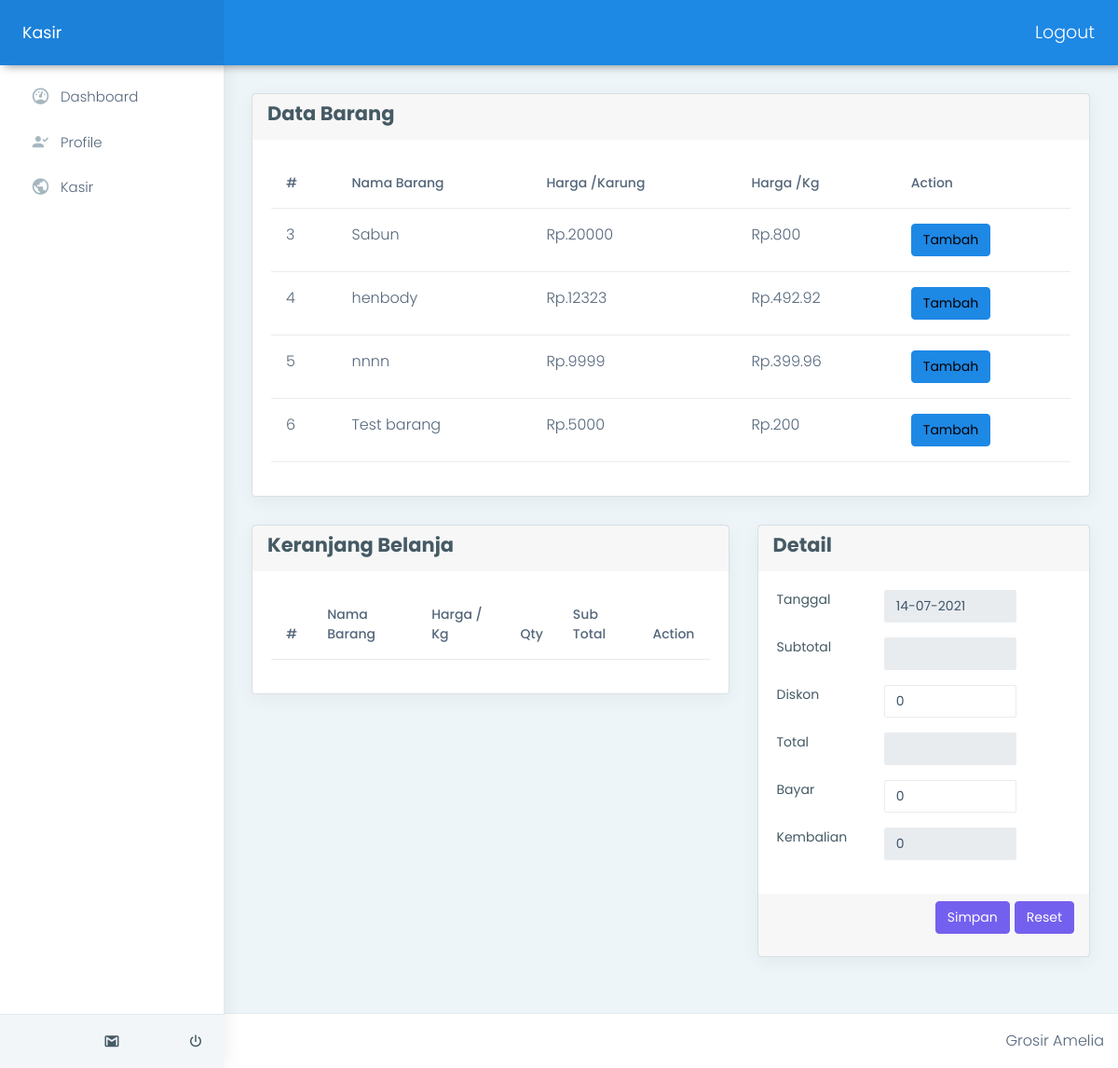
Before: /kasir/index.php?page=kasir (signed in) with the older database file.
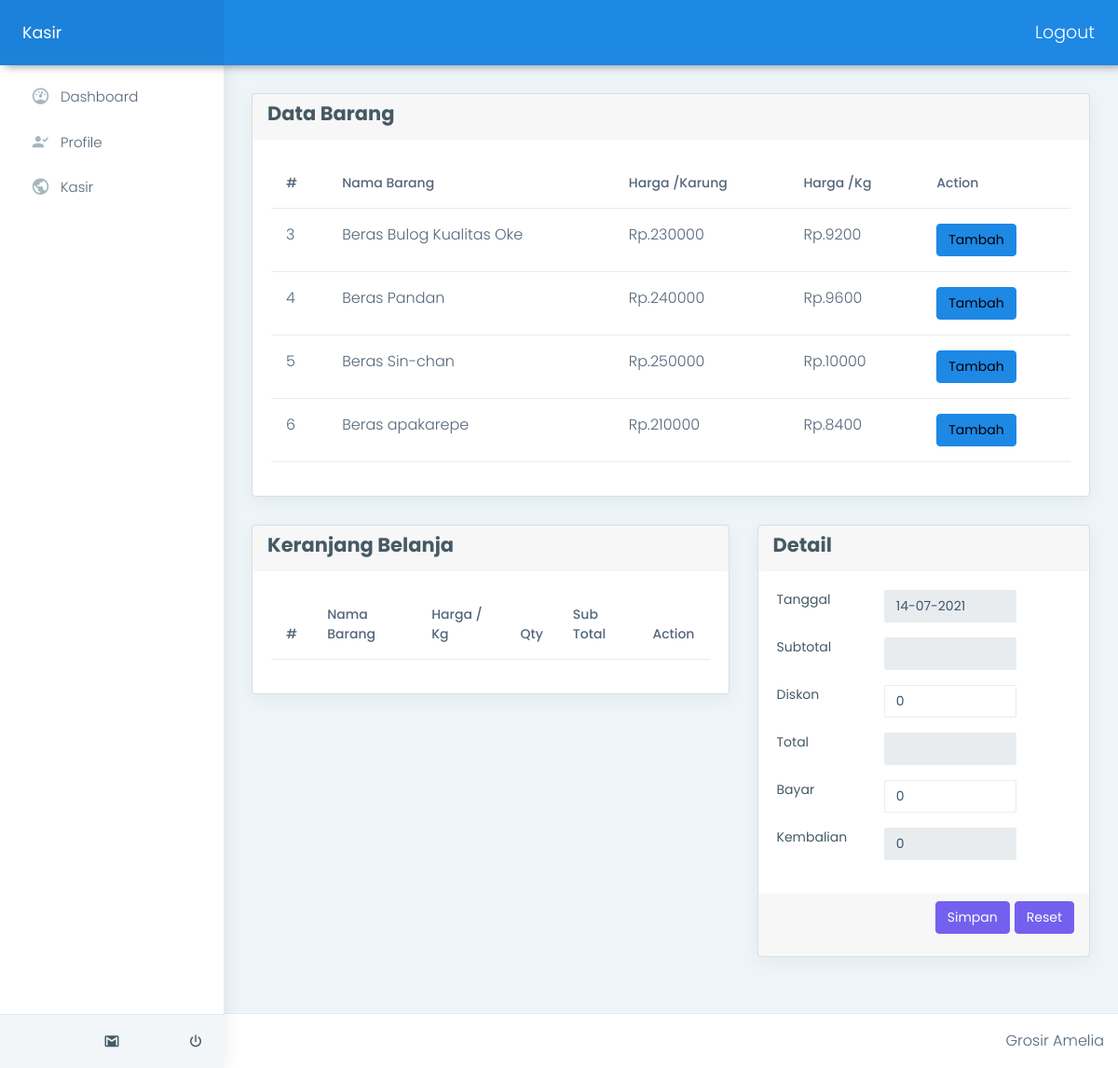
After: the same page with the newer database file.
### tables this page shows
CREATE TABLE `tb_barang` (
  `Id_barang` int(11) NOT NULL,
  `Nama_barang` varchar(40) NOT NULL,
  `stock` int(11) DEFAULT NULL,
  `harga_beli` double NOT NULL,
  `harga` double NOT NULL,
  `gambar` varchar(100) DEFAULT NULL
);

### kasir/transaksi/index.php (the view, shortened to what this page needs)
<div class="card">
  <div class="card-header">
    <h3>Data Barang</h3>
  </div>
  <div class="card-body">
    <table class="table user-table">
      <thead>
        <tr>
          <th class="border-top-0">#</th>
          <th class="border-top-0">Nama Barang</th>
          <th class="border-top-0">Harga /Karung</th>
          <th class="border-top-0">Harga /Kg</th>
          <th class="border-top-0">Action</th>
        </tr>
      </thead>
      <tbody>
        <?php
        $query = "SELECT * FROM tb_barang";
        $result = mysqli_query($conn, $query);
        while ($row = mysqli_fetch_assoc($result)) {
        ?>
          <tr>
            <td><?php echo $row['Id_barang'] ?></td>
            <td><?php echo $row['Nama_barang'] ?></td>
            <td><?php echo 'Rp.'.$row['harga'] ?></td>
            <td><?php echo 'Rp.'.$row['harga'] / 25 ?></td>
            <td>
              <button class='btn btn-info tambah-keranjang-kasir' data-idbarang="<?php echo $row['Id_barang'] ?>" data-namabarang="<?php echo $row['Nama_barang'] ?>" data-hargabarang="<?php echo $row['harga'] ?>">
                Tambah
              </button>
            </td>
          </tr>
        <?php
        }
        ?>
      </tbody>
    </table>
  </div>
</div>
<div class="row">
  <div class="col-md-7">
    <div class="card">
      <div class="card-header">
        <h3>Keranjang Belanja</h3>
      </div>
      <div class="card-body">
        <div class="row">
          <div class="container">
            <table class="table user-table">
              <thead>
                <tr>
                  <th class="border-top-0">#</th>
                  <th class="border-top-0">Nama Barang</th>
                  <th class="border-top-0">Harga / Kg</th>
                  <th class="border-top-0">Qty</th>
                  <th class="border-top-0">Sub Total</th>
                  <th class="border-top-0">Action</th>
                </tr>
              </thead>
            </table>
          </div>
        </div>
      </div>
    </div>
  </div>
  <div class="col-md-5">
    <div class="card">
      <div class="card-header">
        <h3>Detail</h3>
      </div>
      <div class="card-body">
        <div class="form-group">
          <div class="row">
            <div class="col-md-4">
              <label for="tanggal">Tanggal</label>
            </div>
            <div class="col-md-6">
              <input type="text" name="tanggal" id="tanggal" class="form-control" value="<?php echo date('d-m-Y') ?>" readonly>
            </div>
          </div>
        </div>
        <div class="form-group">
          <div class="row">
            <div class="col-md-4">
              <label for="subtotal">Subtotal</label>
            </div>
            <div class="col-md-6">
              <input type="text" name="subtotal" id="subtotal" class="form-control" readonly>
            </div>
          </div>
        </div>
        <div class="form-group">
          <div class="row">
            <div class="col-md-4">
              <label for="diskon">Diskon</label>
            </div>
            <div class="col-md-6">
              <input type="text" name="diskon" id="diskon" class="form-control">
            </div>
          </div>
        </div>
        <div class="form-group">
          <div class="row">
            <div class="col-md-4">
              <label for="total">Total</label>
            </div>
            <div class="col-md-6">
              <input type="text" name="total" id="total" class="form-control" readonly>
            </div>
          </div>
        </div>
        <div class="form-group">
          <div class="row">
            <div class="col-md-4">
              <label for="bayar">Bayar</label>
            </div>
            <div class="col-md-6">
              <input type="text" name="bayar" id="bayar" class="form-control">
            </div>
          </div>
        </div>
        <div class="form-group">
          <div class="row">
            <div class="col-md-4">
              <label for="kembalian">Kembalian</label>
            </div>
            <div class="col-md-6">
              <input type="text" name="kembalian" id="kembalian" class="form-control" readonly>
            </div>
          </div>
        </div>
      </div>
      <div class="card-footer">
        <div class="form-group">
          <div class="row">
            <div class="col-md-12 d-flex justify-content-end">
              <input type="submit" onclick="save()" value="Simpan" id="save" class='btn btn-primary' style="margin-right:5px;">
              <button type="button" class='btn btn-primary'>Reset</button>
            </div>
          </div>
        </div>
      </div>
    </div>
  </div>
</div>

Changed rows visible on the page:
changed tb_barang id 3: Nama_barang "Sabun" → "Beras Bulog Kualitas Oke"; harga "20000" → "230000"; $row['harga']/25 "800" → "9200"
changed tb_barang id 4: Nama_barang "henbody" → "Beras Pandan"; harga "12323" → "240000"; $row['harga']/25 "492.92" → "9600"
changed tb_barang id 5: Nama_barang "nnnn" → "Beras Sin-chan"; harga "9999" → "250000"; $row['harga']/25 "399.96" → "10000"
changed tb_barang id 6: Nama_barang "Test barang" → "Beras apakarepe"; harga "5000" → "210000"; $row['harga']/25 "200" → "8400"
